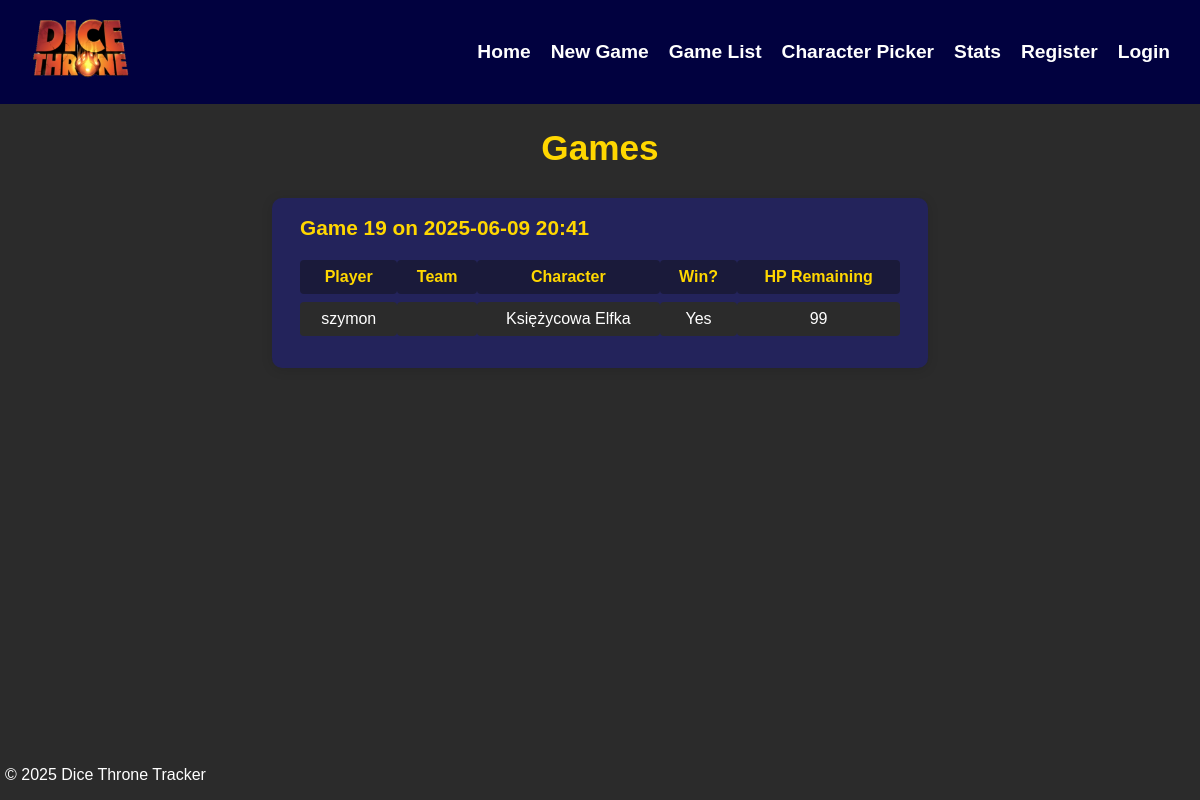
Before: /games/ with the older database file.
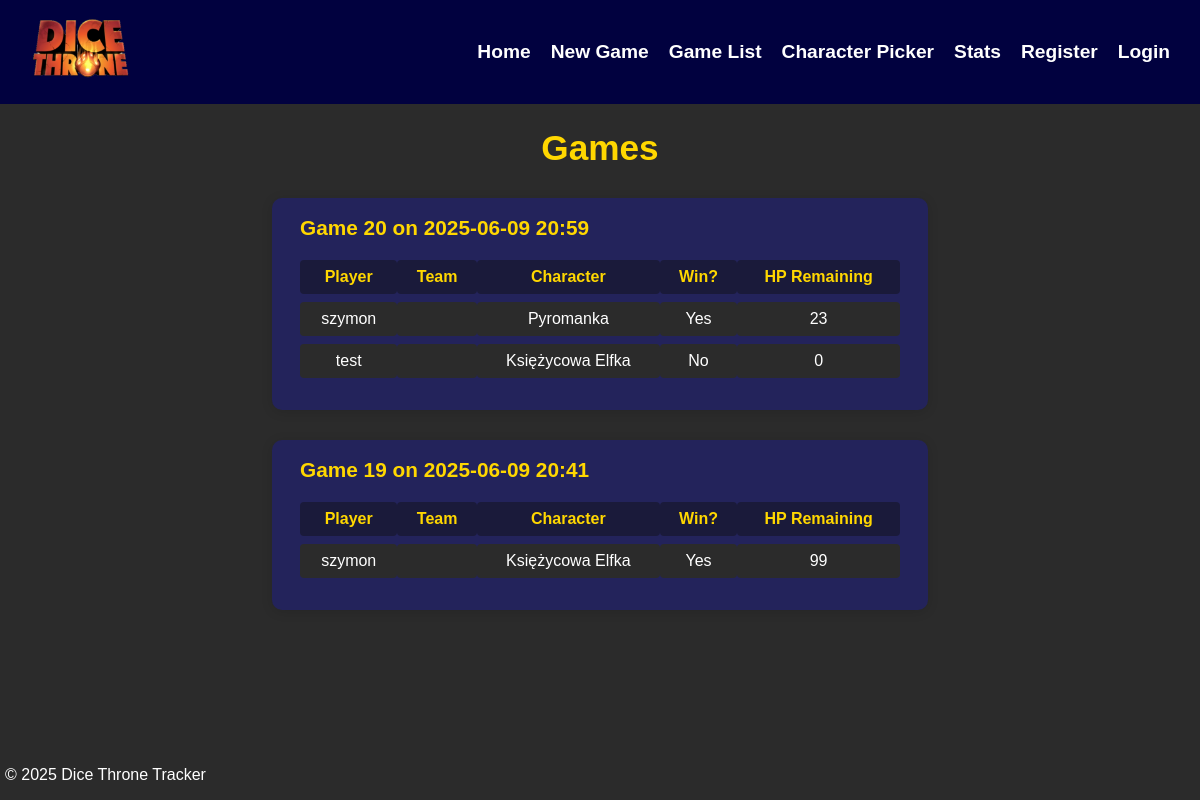
After: the same page with the newer database file.
### game/models.py (models this page shows, shortened)
class Game(models.Model):
    date = models.DateTimeField(auto_now_add=True)

class GameResult(models.Model):
    game = models.ForeignKey(Game, on_delete=models.CASCADE)
    user = models.ForeignKey(User, on_delete=models.CASCADE)
    character = models.ForeignKey(Character, on_delete=models.SET_NULL, null=True)
    is_winner = models.BooleanField(default=False)
    hp_remaining = models.PositiveIntegerField(default=0)

class Character(models.Model):
    name = models.CharField(max_length=100)
    description = models.TextField(blank=True)

### game/views.py (the view)
# urls.py: path('games/', views.game_list, name='game_list'),
def game_list(request):
    games = Game.objects.all().order_by('-date')
    return render(request, 'game_list.html', {'games': games})

### game/templates/game_list.html (shortened to what this page needs)
{% extends "base.html" %}
{% block content %}
<h2>Games</h2>
{% for game in games %}
<div class="game-block">
    <h3>Game {{ game.id }} on {{ game.date|date:"Y-m-d H:i" }}</h3>
    <table class="game-table">
        <tr>
            <th>Player</th>
            <th>Team</th>
            <th>Character</th>
            <th>Win?</th>
            <th>HP Remaining</th>
        </tr>
        {% for result in game.gameresult_set.all %}
        <tr>
            <td>{{ result.user.username }}</td>
            <td>
            </td>
            <td>{{ result.character.name }}</td>
            <td>{% if result.is_winner %}Yes{% else %}No{% endif %}</td>
            <td>{{ result.hp_remaining }}</td>
        </tr>
        {% endfor %}
    </table>
</div>
{% empty %}
    <p class="nogamesfound">No games found.</p>
{% endfor %}
{% endblock %}

### game/templates/base.html (shortened to what this page needs)
{% load static %}
<!DOCTYPE html>
<html lang="en">
<head>
    <link rel="stylesheet" href="{% static 'game/base.css' %}">
    <link rel="stylesheet" href="{% static 'game/create_game.css' %}">
    <link rel="stylesheet" href="{% static 'game/game_list.css' %}">
    <link rel="stylesheet" href="{% static 'game/character_picker.css' %}">
    <link rel="stylesheet" href="{% static 'game/auth.css' %}">
    <link rel="stylesheet" href="{% static 'game/stats.css' %}">
    <link rel="stylesheet" href="{% static 'game/home.css' %}">
</head>
<body>
    <div class="header">
        <div class="logo">
            <img src="{% static 'game/logo2.png' %}" alt="Dice Throne Logo" width="100" height="100">
        </div>
        <div class="nav">
            <ul>
                <li><a href="{% url 'home' %}">Home</a></li>
                <li><a href="{% url 'create_game' %}">New Game</a></li>
                <li><a href="{% url 'game_list' %}">Game List</a></li>
                <li><a href="{% url 'random_character' %}">Character Picker</a></li>
                <li><a href="{% url 'player_stats' %}">Stats</a></li>
                {% if not user.is_authenticated %}
                    <li><a href="{% url 'register' %}">Register</a></li>
                    <li><a href="{% url 'login' %}">Login</a></li>
                {% endif %}
            </ul>
        </div>
    </div>
    <div class="content">
        {% block content %}
        {% endblock %}
    </div>
    <footer>
        <p>&copy; 2025 Dice Throne Tracker</p>
    </footer>
</body>
</html>

### game/static/game/base.css (style rules this page uses)
body { display: flex; flex-direction: column; margin: 0; color: white; background-color: #2b2b2b; font-family: Arial, sans-serif; }
div.header { display: flex; justify-content: space-between; align-items: center; margin: 0; color: white; background-color: rgb(1, 1, 63); }
footer { position: fixed; left: 0; bottom: 0; width: auto; margin-left: 5px; }
div.logo { margin-left: 30px; }
div.nav { margin-right: 30px; display: flex; justify-content: right; }
div.nav ul { list-style: none; padding: 0; margin: 0; display: flex; gap: 20px; }
div.nav ul li a { text-decoration: none; color: inherit; font-weight: 550; font-size: 1.2em; display: inline; }

### game/static/game/game_list.css (style rules this page uses)
h2 { text-align: center; color: #ffd700; font-size: 2.2em; margin-top: 24px; margin-bottom: 30px; }
.game-block { background: #23235b; border-radius: 10px; box-shadow: 0 2px 12px rgba(0,0,0,0.12); margin: 30px auto; padding: 18px 28px 24px 28px; max-width: 600px; }
.game-block h3 { color: #ffd700; font-size: 1.3em; margin-bottom: 12px; margin-top: 0; }
.game-table { width: 100%; border-collapse: separate; border-spacing: 0 8px; margin-bottom: 0; }
.game-table th, .game-table td { padding: 8px 12px; text-align: center; }
.game-table th { background: #1a1a3a; color: #ffd700; font-weight: 600; font-size: 1em; border-radius: 4px; }
.game-table td { background: #2b2b2b; color: #fff; border-radius: 4px; }

Changed rows visible on the page:
added Game: id "20", date "2025-06-09 20:59"
added GameResult: user.username "szymon", character.name "Pyromanka", is_winner "Yes", hp_remaining "23", shown under "20"
added GameResult: user.username "test", character.name "Księżycowa Elfka", is_winner "No", hp_remaining "0", shown under "20"
